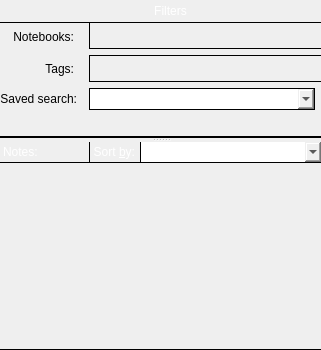
      <widget class="QFrame" name="notesListAndFiltersFrame">
       <property name="styleSheet">
        <string notr="true">#notesListAndFiltersFrame {
padding: 0px;
margin: 0px;
border: 1px solid black;
border-top: none;
border-bottom: none;
}</string>
       </property>
       <property name="lineWidth">
        <number>0</number>
       </property>
       <layout class="QVBoxLayout" name="verticalLayout_2">
        <property name="spacing">
         <number>0</number>
        </property>
        <property name="leftMargin">
         <number>0</number>
        </property>
        <property name="topMargin">
         <number>0</number>
        </property>
        <property name="rightMargin">
         <number>0</number>
        </property>
        <property name="bottomMargin">
         <number>0</number>
        </property>
        <item>
         <widget class="QSplitter" name="noteListAndFiltersSplitter">
          <property name="sizePolicy">
           <sizepolicy hsizetype="Preferred" vsizetype="Preferred">
            <horstretch>0</horstretch>
            <verstretch>0</verstretch>
           </sizepolicy>
          </property>
          <property name="lineWidth">
           <number>0</number>
          </property>
          <property name="orientation">
           <enum>Qt::Vertical</enum>
          </property>
          <property name="childrenCollapsible">
           <bool>false</bool>
          </property>
          <widget class="QFrame" name="filterFrame">
           <layout class="QVBoxLayout" name="verticalLayout_4">
            <property name="spacing">
             <number>0</number>
            </property>
            <property name="leftMargin">
             <number>0</number>
            </property>
            <property name="topMargin">
             <number>0</number>
            </property>
            <property name="rightMargin">
             <number>0</number>
            </property>
            <property name="bottomMargin">
             <number>0</number>
            </property>
            <item>
             <widget class="QFrame" name="noteFilterHeaderPanel">
              <property name="sizePolicy">
               <sizepolicy hsizetype="Minimum" vsizetype="Fixed">
                <horstretch>0</horstretch>
                <verstretch>0</verstretch>
               </sizepolicy>
              </property>
              <property name="minimumSize">
               <size>
                <width>0</width>
                <height>22</height>
               </size>
              </property>
              <property name="maximumSize">
               <size>
                <width>16777215</width>
                <height>22</height>
               </size>
              </property>
              <property name="styleSheet">
               <string notr="true">QWidget {
border: none;
background-color: qlineargradient(x1: 0, y1: 0, x2: 0, y2: 1,
stop: 0 #a6a6a6, stop: 0.08 #7f7f7f,
stop: 0.39999 #717171, stop: 0.4 #626262,
stop: 0.9 #4c4c4c, stop: 1 #333333);
color: rgb(255, 255, 255);
}

QPushButton {
border: none;
padding: 0px;
}

QPushButton:focus {
outline: none;
}

QPushButton:hover:!pressed {
background-color: qlineargradient(x1: 0, y1: 0, x2: 0, y2: 1,
stop: 0 #bcbcbc, stop: 0.08 #9f9f9f,
stop: 0.39999 #949494, stop: 0.4 #898989,
stop: 0.9 #787878, stop: 1 #666666);
}

QPushButton:pressed {
background-color: qlineargradient(x1: 0, y1: 0, x2: 0, y2: 1,
stop: 0 #535353, stop: 0.08 #3f3f3f,
stop: 0.39999 #393939, stop: 0.4 #313131,
stop: 0.9 #262626, stop: 1 #1a1a1a);
}

QPushButton#favoritesPanelIconPseudoPushButton:hover {
background-color: qlineargradient(x1: 0, y1: 0, x2: 0, y2: 1,
stop: 0 #a6a6a6, stop: 0.08 #7f7f7f,
stop: 0.39999 #717171, stop: 0.4 #626262,
stop: 0.9 #4c4c4c, stop: 1 #333333);
}

QPushButton#favoritesPanelIconPseudoPushButton:pressed {
background-color: qlineargradient(x1: 0, y1: 0, x2: 0, y2: 1,
stop: 0 #a6a6a6, stop: 0.08 #7f7f7f,
stop: 0.39999 #717171, stop: 0.4 #626262,
stop: 0.9 #4c4c4c, stop: 1 #333333);
}

QLabel {
border: none;
}</string>
              </property>
              <property name="lineWidth">
               <number>0</number>
              </property>
              <property name="midLineWidth">
               <number>0</number>
              </property>
              <layout class="QHBoxLayout" name="horizontalLayout_2">
               <property name="spacing">
                <number>0</number>
               </property>
               <property name="leftMargin">
                <number>0</number>
               </property>
               <property name="topMargin">
                <number>0</number>
               </property>
               <property name="rightMargin">
                <number>0</number>
               </property>
               <property name="bottomMargin">
                <number>0</number>
               </property>
               <item>
                <widget class="QPushButton" name="filtersViewTogglePushButton">
                 <property name="minimumSize">
                  <size>
                   <width>20</width>
                   <height>20</height>
                  </size>
                 </property>
                 <property name="maximumSize">
                  <size>
                   <width>20</width>
                   <height>20</height>
                  </size>
                 </property>
                 <property name="icon">
                  <iconset theme="go-next">
                   <normaloff>.</normaloff>.</iconset>
                 </property>
                 <property name="flat">
                  <bool>true</bool>
                 </property>
                </widget>
               </item>
               <item>
                <widget class="QLabel" name="noteFilterLabel">
                 <property name="sizePolicy">
                  <sizepolicy hsizetype="Minimum" vsizetype="Fixed">
                   <horstretch>0</horstretch>
                   <verstretch>0</verstretch>
                  </sizepolicy>
                 </property>
                 <property name="minimumSize">
                  <size>
                   <width>0</width>
                   <height>20</height>
                  </size>
                 </property>
                 <property name="text">
                  <string>Filters</string>
                 </property>
                 <property name="alignment">
                  <set>Qt::AlignCenter</set>
                 </property>
                </widget>
               </item>
              </layout>
             </widget>
            </item>
            <item>
             <widget class="QFrame" name="filterBodyFrame">
              <property name="sizePolicy">
               <sizepolicy hsizetype="MinimumExpanding" vsizetype="Minimum">
                <horstretch>0</horstretch>
                <verstretch>0</verstretch>
               </sizepolicy>
              </property>
              <property name="styleSheet">
               <string notr="true">#filterBodyFrame {
padding: 0px;
margin: 0px;
border: none;
border-bottom: 1px solid black;
border-top: 1px solid black;
}</string>
              </property>
              <property name="lineWidth">
               <number>0</number>
              </property>
              <layout class="QGridLayout" name="gridLayout">
               <property name="leftMargin">
                <number>0</number>
               </property>
               <property name="topMargin">
                <number>0</number>
               </property>
               <property name="rightMargin">
                <number>0</number>
               </property>
               <property name="bottomMargin">
                <number>0</number>
               </property>
               <property name="spacing">
                <number>6</number>
               </property>
               <item row="0" column="2" colspan="2">
                <widget class="QFrame" name="filterByNotebooksFrame">
                 <property name="sizePolicy">
                  <sizepolicy hsizetype="Expanding" vsizetype="Minimum">
                   <horstretch>0</horstretch>
                   <verstretch>0</verstretch>
                  </sizepolicy>
                 </property>
                 <property name="styleSheet">
                  <string notr="true">#filterByNotebooksFrame {
margin: 0px;
padding: 0px;
border: 1px solid black;
border-top: none;
border-right: none;
}</string>
                 </property>
                 <layout class="QVBoxLayout" name="verticalLayout_6">
                  <property name="spacing">
                   <number>0</number>
                  </property>
                  <property name="leftMargin">
                   <number>0</number>
                  </property>
                  <property name="topMargin">
                   <number>0</number>
                  </property>
                  <property name="rightMargin">
                   <number>0</number>
                  </property>
                  <property name="bottomMargin">
                   <number>0</number>
                  </property>
                  <item>
                   <widget class="FilterByNotebookWidget" name="filterByNotebooksWidget" native="true">
                    <property name="sizePolicy">
                     <sizepolicy hsizetype="Expanding" vsizetype="Minimum">
                      <horstretch>0</horstretch>
                      <verstretch>0</verstretch>
                     </sizepolicy>
                    </property>
                    <property name="minimumSize">
                     <size>
                      <width>0</width>
                      <height>25</height>
                     </size>
                    </property>
                   </widget>
                  </item>
                 </layout>
                </widget>
               </item>
               <item row="1" column="2" colspan="2">
                <widget class="QFrame" name="filterByTagsFrame">
                 <property name="sizePolicy">
                  <sizepolicy hsizetype="Expanding" vsizetype="Minimum">
                   <horstretch>0</horstretch>
                   <verstretch>0</verstretch>
                  </sizepolicy>
                 </property>
                 <property name="styleSheet">
                  <string notr="true">#filterByTagsFrame {
margin: 0px;
padding: 0px;
border: 1px solid black;
border-right: none;
}</string>
                 </property>
                 <property name="lineWidth">
                  <number>0</number>
                 </property>
                 <layout class="QVBoxLayout" name="verticalLayout_7">
                  <property name="spacing">
                   <number>0</number>
                  </property>
                  <property name="leftMargin">
                   <number>0</number>
                  </property>
                  <property name="topMargin">
                   <number>0</number>
                  </property>
                  <property name="rightMargin">
                   <number>0</number>
                  </property>
                  <property name="bottomMargin">
                   <number>0</number>
                  </property>
                  <item>
                   <widget class="FilterByTagWidget" name="filterByTagsWidget" native="true">
                    <property name="sizePolicy">
                     <sizepolicy hsizetype="Expanding" vsizetype="Minimum">
                      <horstretch>0</horstretch>
                      <verstretch>0</verstretch>
                     </sizepolicy>
                    </property>
                    <property name="minimumSize">
                     <size>
                      <width>0</width>
                      <height>25</height>
                     </size>
                    </property>
                   </widget>
                  </item>
                 </layout>
                </widget>
               </item>
               <item row="2" column="0">
                <widget class="QLabel" name="filterBySavedSearchLabel">
                 <property name="sizePolicy">
                  <sizepolicy hsizetype="Preferred" vsizetype="Minimum">
                   <horstretch>0</horstretch>
                   <verstretch>0</verstretch>
                  </sizepolicy>
                 </property>
                 <property name="text">
                  <string>Saved search:</string>
                 </property>
                 <property name="alignment">
                  <set>Qt::AlignRight|Qt::AlignTrailing|Qt::AlignVCenter</set>
                 </property>
                </widget>
               </item>
               <item row="0" column="0">
                <widget class="QLabel" name="filterByNotebooksLabel">
                 <property name="sizePolicy">
                  <sizepolicy hsizetype="Preferred" vsizetype="Minimum">
                   <horstretch>0</horstretch>
                   <verstretch>0</verstretch>
                  </sizepolicy>
                 </property>
                 <property name="styleSheet">
                  <string notr="true">#filterByNotebooksLabel {
margin-top: 4px;
}</string>
                 </property>
                 <property name="text">
                  <string>Notebooks:</string>
                 </property>
                 <property name="alignment">
                  <set>Qt::AlignRight|Qt::AlignTop|Qt::AlignTrailing</set>
                 </property>
                </widget>
               </item>
               <item row="1" column="0">
                <widget class="QLabel" name="filterByTagsLabel">
                 <property name="sizePolicy">
                  <sizepolicy hsizetype="Preferred" vsizetype="Minimum">
                   <horstretch>0</horstretch>
                   <verstretch>0</verstretch>
                  </sizepolicy>
                 </property>
                 <property name="styleSheet">
                  <string notr="true">#filterByTagsLabel {
margin-top: 4px;
}</string>
                 </property>
                 <property name="text">
                  <string>Tags:</string>
                 </property>
                 <property name="alignment">
                  <set>Qt::AlignRight|Qt::AlignTop|Qt::AlignTrailing</set>
                 </property>
                </widget>
               </item>
               <item row="4" column="0" colspan="4">
                <widget class="QLabel" name="filterStatusBarLabel">
                 <property name="sizePolicy">
                  <sizepolicy hsizetype="Preferred" vsizetype="Minimum">
                   <horstretch>0</horstretch>
                   <verstretch>0</verstretch>
                  </sizepolicy>
                 </property>
                 <property name="styleSheet">
                  <string notr="true">padding: 0px;
margin: 0px;
border: none;</string>
                 </property>
                 <property name="textInteractionFlags">
                  <set>Qt::LinksAccessibleByMouse|Qt::TextSelectableByKeyboard|Qt::TextSelectableByMouse</set>
                 </property>
                </widget>
               </item>
               <item row="3" column="0" colspan="4">
                <spacer name="verticalSpacer">
                 <property name="orientation">
                  <enum>Qt::Vertical</enum>
                 </property>
                 <property name="sizeType">
                  <enum>QSizePolicy::Fixed</enum>
                 </property>
                 <property name="sizeHint" stdset="0">
                  <size>
                   <width>20</width>
                   <height>6</height>
                  </size>
                 </property>
                </spacer>
               </item>
               <item row="2" column="2">
                <widget class="QFrame" name="filterBySavedSearchFrame">
                 <property name="sizePolicy">
                  <sizepolicy hsizetype="Expanding" vsizetype="Fixed">
                   <horstretch>0</horstretch>
                   <verstretch>0</verstretch>
                  </sizepolicy>
                 </property>
                 <property name="lineWidth">
                  <number>0</number>
                 </property>
                 <layout class="QVBoxLayout" name="verticalLayout_5">
                  <property name="spacing">
                   <number>0</number>
                  </property>
                  <property name="leftMargin">
                   <number>0</number>
                  </property>
                  <property name="topMargin">
                   <number>0</number>
                  </property>
                  <property name="rightMargin">
                   <number>0</number>
                  </property>
                  <property name="bottomMargin">
                   <number>0</number>
                  </property>
                  <item>
                   <widget class="FilterBySavedSearchWidget" name="filterBySavedSearchComboBox">
                    <property name="sizePolicy">
                     <sizepolicy hsizetype="Expanding" vsizetype="Minimum">
                      <horstretch>0</horstretch>
                      <verstretch>0</verstretch>
                     </sizepolicy>
                    </property>
                    <property name="minimumSize">
                     <size>
                      <width>0</width>
                      <height>22</height>
                     </size>
                    </property>
                    <property name="maximumSize">
                     <size>
                      <width>16777215</width>
                      <height>22</height>
                     </size>
                    </property>
                    <property name="styleSheet">
                     <string notr="true">margin: 0px;
padding: 0px;
padding-left: 2px;
border: 1px solid black;</string>
                    </property>
                   </widget>
                  </item>
                 </layout>
                </widget>
               </item>
              </layout>
             </widget>
            </item>
            <item>
             <widget class="QFrame" name="filterFrameBottomBoundary">
              <property name="sizePolicy">
               <sizepolicy hsizetype="Expanding" vsizetype="Minimum">
                <horstretch>0</horstretch>
                <verstretch>0</verstretch>
               </sizepolicy>
              </property>
              <property name="minimumSize">
               <size>
                <width>0</width>
                <height>1</height>
               </size>
              </property>
              <property name="maximumSize">
               <size>
                <width>16777215</width>
                <height>1</height>
               </size>
              </property>
              <property name="styleSheet">
               <string notr="true">border: none;
border-bottom: 1px solid black;</string>
              </property>
             </widget>
            </item>
           </layout>
          </widget>
          <widget class="QWidget" name="layoutWidget">
           <layout class="QVBoxLayout" name="noteListVerticalLayout">
            <property name="spacing">
             <number>0</number>
            </property>
            <item>
             <widget class="QFrame" name="noteListWidgetHeaderPanel">
              <property name="sizePolicy">
               <sizepolicy hsizetype="Preferred" vsizetype="Fixed">
                <horstretch>0</horstretch>
                <verstretch>0</verstretch>
               </sizepolicy>
              </property>
              <property name="minimumSize">
               <size>
                <width>0</width>
                <height>20</height>
               </size>
              </property>
              <property name="maximumSize">
               <size>
                <width>16777215</width>
                <height>20</height>
               </size>
              </property>
              <property name="styleSheet">
               <string notr="true">QWidget {
border: none;
margin: 0px;
padding: 0px;
}

.QFrame {
margin: 0px;
padding: 0px;
}

QLabel {
background-color: qlineargradient(x1: 0, y1: 0, x2: 0, y2: 1,
stop: 0 #a6a6a6, stop: 0.08 #7f7f7f,
stop: 0.39999 #717171, stop: 0.4 #626262,
stop: 0.9 #4c4c4c, stop: 1 #333333);
color: rgb(255, 255, 255);
padding: 0px;
padding-right: 2px;
border: none;
border-right: 1px solid black;
}

QComboBox {
margin: 0px;
padding: 0px;
padding-right: 1px;
padding-left: 2px;
}</string>
              </property>
              <property name="lineWidth">
               <number>0</number>
              </property>
              <property name="midLineWidth">
               <number>0</number>
              </property>
              <layout class="QVBoxLayout" name="noteListWidgetHeaderPanelVerticalLayout">
               <property name="spacing">
                <number>0</number>
               </property>
               <property name="leftMargin">
                <number>0</number>
               </property>
               <property name="topMargin">
                <number>0</number>
               </property>
               <property name="rightMargin">
                <number>0</number>
               </property>
               <property name="bottomMargin">
                <number>0</number>
               </property>
               <item>
                <widget class="QSplitter" name="noteListWidgetHeaderSplitter">
                 <property name="sizePolicy">
                  <sizepolicy hsizetype="Expanding" vsizetype="Minimum">
                   <horstretch>0</horstretch>
                   <verstretch>0</verstretch>
                  </sizepolicy>
                 </property>
                 <property name="maximumSize">
                  <size>
                   <width>16777215</width>
                   <height>16777215</height>
                  </size>
                 </property>
                 <property name="lineWidth">
                  <number>0</number>
                 </property>
                 <property name="midLineWidth">
                  <number>0</number>
                 </property>
                 <property name="orientation">
                  <enum>Qt::Horizontal</enum>
                 </property>
                 <property name="opaqueResize">
                  <bool>true</bool>
                 </property>
                 <property name="handleWidth">
                  <number>0</number>
                 </property>
                 <property name="childrenCollapsible">
                  <bool>false</bool>
                 </property>
                 <widget class="QLabel" name="notesCountLabelPanel">
                  <property name="sizePolicy">
                   <sizepolicy hsizetype="Expanding" vsizetype="Fixed">
                    <horstretch>0</horstretch>
                    <verstretch>0</verstretch>
                   </sizepolicy>
                  </property>
                  <property name="minimumSize">
                   <size>
                    <width>90</width>
                    <height>20</height>
                   </size>
                  </property>
                  <property name="lineWidth">
                   <number>0</number>
                  </property>
                  <property name="text">
                   <string>Notes:</string>
                  </property>
                  <property name="alignment">
                   <set>Qt::AlignLeading|Qt::AlignLeft|Qt::AlignVCenter</set>
                  </property>
                  <property name="buddy">
                   <cstring>noteSortingModeComboBox</cstring>
                  </property>
                 </widget>
                 <widget class="QLabel" name="noteSortingModeLabelPanel">
                  <property name="sizePolicy">
                   <sizepolicy hsizetype="Minimum" vsizetype="Fixed">
                    <horstretch>0</horstretch>
                    <verstretch>0</verstretch>
                   </sizepolicy>
                  </property>
                  <property name="lineWidth">
                   <number>0</number>
                  </property>
                  <property name="text">
                   <string>Sort &amp;by:</string>
                  </property>
                  <property name="alignment">
                   <set>Qt::AlignRight|Qt::AlignTrailing|Qt::AlignVCenter</set>
                  </property>
                  <property name="buddy">
                   <cstring>noteSortingModeComboBox</cstring>
                  </property>
                 </widget>
                 <widget class="QComboBox" name="noteSortingModeComboBox">
                  <property name="sizePolicy">
                   <sizepolicy hsizetype="Expanding" vsizetype="Minimum">
                    <horstretch>0</horstretch>
                    <verstretch>0</verstretch>
                   </sizepolicy>
                  </property>
                  <property name="minimumSize">
                   <size>
                    <width>180</width>
                    <height>0</height>
                   </size>
                  </property>
                 </widget>
                </widget>
               </item>
              </layout>
             </widget>
            </item>
            <item>
             <widget class="NoteListView" name="noteListView">
              <property name="sizePolicy">
               <sizepolicy hsizetype="Expanding" vsizetype="Expanding">
                <horstretch>0</horstretch>
                <verstretch>0</verstretch>
               </sizepolicy>
              </property>
              <property name="contextMenuPolicy">
               <enum>Qt::NoContextMenu</enum>
              </property>
              <property name="styleSheet">
               <string notr="true">#noteListView {
border: 1px solid black;
border-left: none;
border-right: none;
background-color: rgba(255, 255, 255, 0);
}</string>
              </property>
              <property name="frameShape">
               <enum>QFrame::NoFrame</enum>
              </property>
              <property name="lineWidth">
               <number>0</number>
              </property>
              <property name="horizontalScrollBarPolicy">
               <enum>Qt::ScrollBarAlwaysOff</enum>
              </property>
              <property name="selectionMode">
               <enum>QAbstractItemView::ExtendedSelection</enum>
              </property>
             </widget>
            </item>
           </layout>
          </widget>
         </widget>
        </item>
       </layout>
      </widget>
